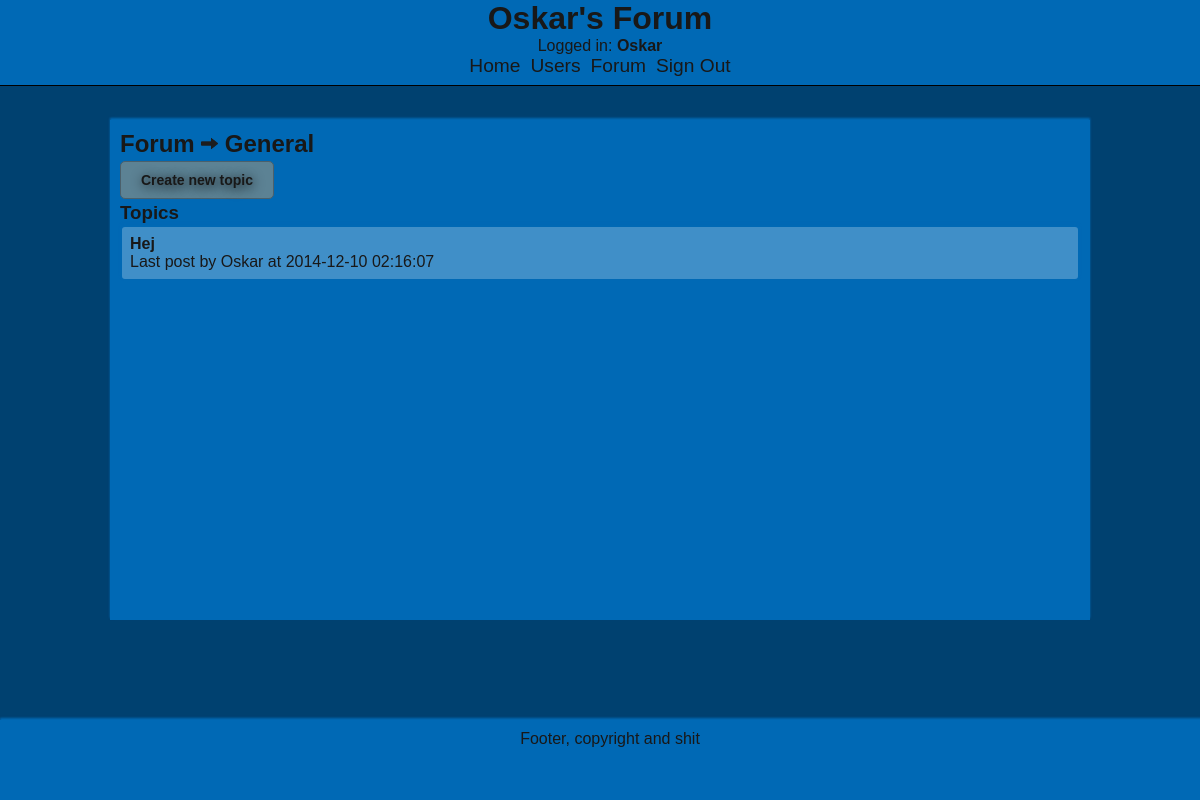
The app's page /view_table.php?table_id=5 (signed in), older data.
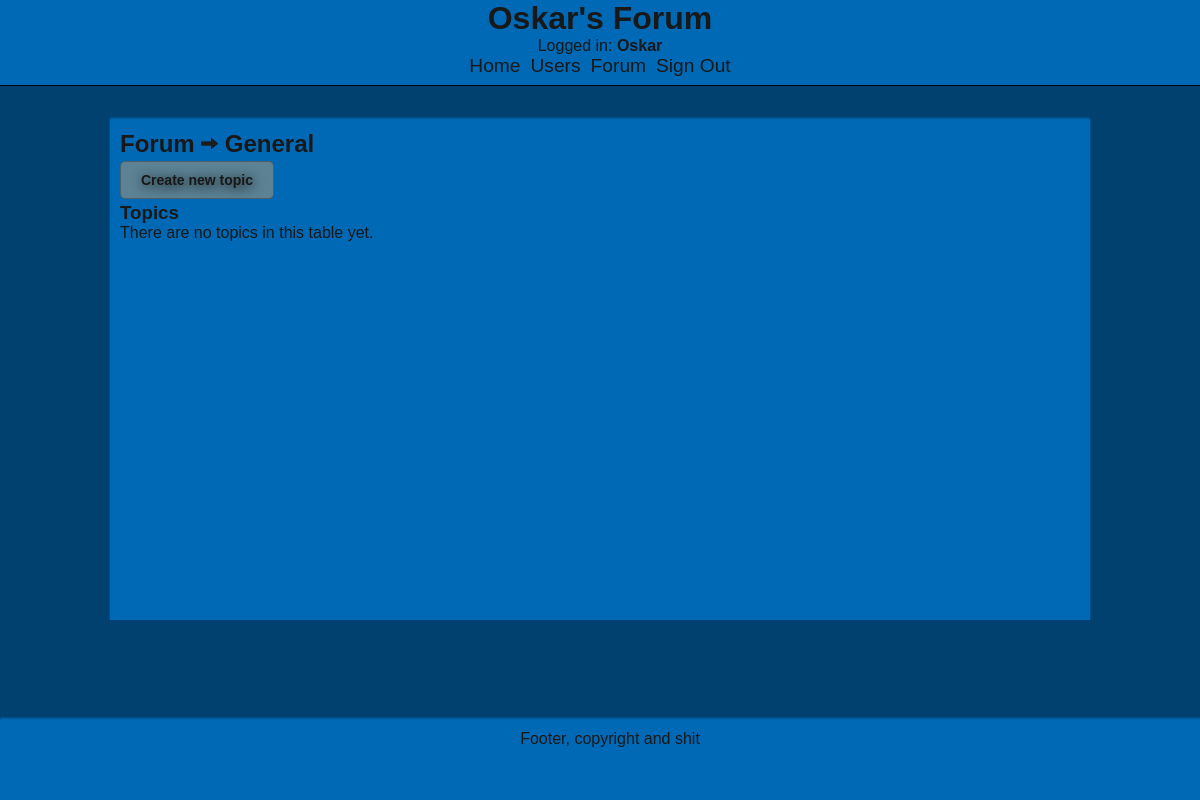
The same page, newer data.
### tables this page shows
CREATE TABLE IF NOT EXISTS `topics` (
  `id` int(11) NOT NULL AUTO_INCREMENT,
  `date` timestamp NOT NULL DEFAULT CURRENT_TIMESTAMP,
  `table` int(11) NOT NULL,
  `name` varchar(35) NOT NULL,
  `user` int(11) NOT NULL,
  PRIMARY KEY (`id`),
  KEY `user` (`user`),
  KEY `table` (`table`)
);

CREATE TABLE IF NOT EXISTS `users` (
  `id` int(11) NOT NULL AUTO_INCREMENT,
  `name` varchar(30) NOT NULL,
  `password` varchar(32) NOT NULL,
  `email` varchar(50) NOT NULL,
  `default_group` int(11) NOT NULL DEFAULT '0',
  `avatar` int(11) DEFAULT NULL,
  PRIMARY KEY (`id`),
  UNIQUE KEY `name` (`name`),
  UNIQUE KEY `email` (`email`),
  UNIQUE KEY `avatar` (`avatar`),
  KEY `default_group` (`default_group`)
);

CREATE TABLE IF NOT EXISTS `posts` (
  `id` int(11) NOT NULL AUTO_INCREMENT,
  `date` timestamp NOT NULL DEFAULT CURRENT_TIMESTAMP,
  `topic` int(11) NOT NULL,
  `user` int(11) NOT NULL,
  `text` blob NOT NULL,
  PRIMARY KEY (`id`),
  KEY `user` (`user`),
  KEY `topic` (`topic`)
);

### lib/class.Post.inc (called while the page is built, shortened)
<?php
	require_once 'class.Topic.inc';
	class Post {
		private
			$id,
			$date,
			$topic,
			$userId,
			$text;
		public function setId($id) {
			$this->id = $id;
		}
		public function setDate($date) {
			$this->date = $date;
		}
		public function getDate() {
			return $this->date;
		}
		public function getCreator() {
			$db = DB::getDb();
			$query ="SELECT
						 users.id as id,
						 users.name as name,
						 users.password as password,
						 users.email as email,
						 users.default_group as default_group,
						 users.avatar as avatar
					FROM
						users
					JOIN
						posts
					ON
						posts.user = users.id
					WHERE
						posts.id = :post_id";
			$stmt = $db->prepare($query);
			$stmt->bindParam(":post_id", $this->id);
			$stmt->execute();
			$user = $stmt->fetch(PDO::FETCH_ASSOC);
			return new User($user['id'], $user['name'], $user['password'], $user['email'], $user['default_group'], $user['avatar']);
		}
	}
?>

### lib/class.User.inc (the view, shortened to what the changed rows need)
<?php
	class User {
		protected
			$id,
			$name,
			$password,
			$email,
			$defaultGroup,
			$avatar;
		public function setId($id) {
			$this->id = $id;
		}
		public function getId() {
			return $this->id;
		}
		public function setName($name) {
			$this->name = $name;
		}
		public function getName() {
			return $this->name;
		}
		public function getHTMLLinkedName() {
			return "<a href='view_user.php?user_id=" . $this->getId() . "'>" . $this->getName() . "</a>";
		}
	}
?>

### lib/class.Navigation.inc
<?php
	require_once 'class.NavigationItem.inc';
	class Navigation {
		private
			$navigationItems = array();
		public function addItem($name, $link, $newTab = false) {
			$this->navigationItems[] = new NavigationItem($name, $link, $newTab = false);
		}
		public function getHTML() {
			$output = "<nav><ol>";
			foreach($this->navigationItems as $navigationItem) {
				$output .= $navigationItem->getHTML();
			}
			return $output .= "</ol></nav>";
		}
	}
?>

### lib/class.NavigationItem.inc (shortened to what the changed rows need)
<?php
	class NavigationItem {
		private
			$name,
			$link,
			$newTab;
		function __construct($name, $link, $newTab = false) {
			$this->name = $name;
			$this->link = $link;
		}
		public function getHTML() {
			$output = "<li><a href='" . $this->link . "'";
			return $output .  ">" . $this->name . "</a></li>";
		}
	}
?>

### lib/pages/class.ViewTablePage.inc (shortened to what the changed rows need)
<?php
	require_once 'lib/class.Page.inc';
	require_once 'lib/class.Topic.inc';
	class ViewTablePage extends Page {
		private
			$tableId,
			$table,
			$topics;
		public function setTable(Table $table) {
			$this->table = $table;
		}
		public function getTable() {
			return $this->table;
		}
		public function getTableHTMLView() {
			$output = "
				<div class='view_table'>
					<h2><a href='forum_index.php'>Forum</a> <span class='right_arrow'></span> " . $this->getTable()->getHTMLLinkedName() . "</h2>";
			if(WebUser::isLoggedIn()) {
				$output .= "
					<div class='view_table_new_topic'>
						<a href='new_topic.php?table=" . $this->getTable()->getId() . "'><span class='btn'>Create new topic</span></a>
					</div>";
			}
			$output .= "
					<div class='view_table_topic_list'>
						<h3>Topics</h3>
						<ol>";
			$topics = $this->table->getTopics();
			if(count($topics) > 0) {
				foreach($this->table->getTopics() as $topic) {
					$output .= "
								<li>
									<div class='forum_list bordered'>
										<div class='forum_list_topic_name bold'>
											" . $topic->getHTMLLinkedName() . "
										</div>";
					$lastPost = $topic->getLastPost();
					$lastPostCreator = $lastPost->getCreator();
					$output .= "
										<div class='view_table_topic_last_post'>
											Last post by " . $lastPostCreator->getHTMLLinkedName() . " at " . $lastPost->getDate() . "
										</div>
									</div>
								</li>";
				}
			}
			else
				$output .= "There are no topics in this table yet.";
			$output .= "
						</ol>
					</div>";
			return $output . "</div>";
		}
	}
?>

### lib/class.Topic.inc (shortened to what the changed rows need)
<?php
	require_once 'class.Post.inc';
	class Topic {
		private
			$id,
			$date,
			$table,
			$name,
			$user,
			$posts;
		public function setId($id) {
			$this->id = $id;
		}
		public function getId() {
			return $this->id;
		}
		public function setName($name) {
			$this->name = $name;
		}
		public function getName() {
			return $this->name;
		}
		public function getHTMLLinkedName() {
			return "<a href='view_topic.php?topic_id=" . $this->getId() . "'>" . $this->getName() . "</a>";
		}
		public function getLastPost() {
			$db = DB::getDb();
			$query ="SELECT * FROM posts WHERE topic = :topic_id ORDER BY date DESC LIMIT 1";
			$stmt = $db->prepare($query);
			$stmt->bindParam(":topic_id", $this->id);
			$stmt->execute();
			$post = $stmt->fetch(PDO::FETCH_ASSOC);
			return new Post($post['id'], $post['date'], $post['topic'], $post['user'], $post['text']);
		}
	}
?>

Row changes from the older to the newer data that the page shows:
removed topics: name "Hej", users.name "Oskar", posts.date "2014-12-10 02:16:07"
Text that changed along with them:
text now shown: "There are no topics in this table yet."
